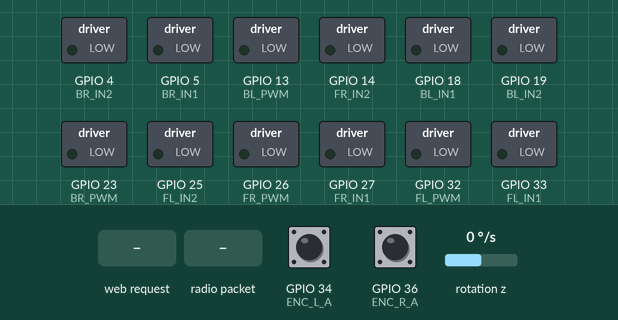
Recording of a sketch running on a simulated ESP32. On the bench: switched loads named in the sketch (green lamp = pin HIGH). Wiring (inferred from the names in the program): MPU-6050 motion sensor at I2C address 0x68. Inputs (shaded band) come from the test bench; at power-on: GPIO 34 (ENC_L_A) HIGH, GPIO 36 (ENC_R_A) HIGH, rotation z 0 °/s. WiFi joins after 1.5 s; servers stay silent unless stated; what the sketch prints to the serial monitor is not drawn.

Above: at 1.9 s.
2.0 s: HTTP request GET /cmd?cmd=forward received
At 2.8 s:
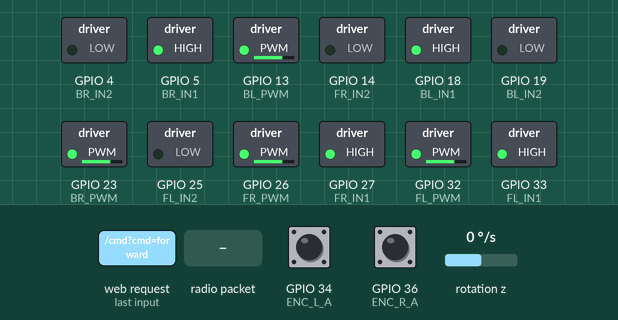
5.0 s: radio packet "forward" arrives
At 5.5 s:
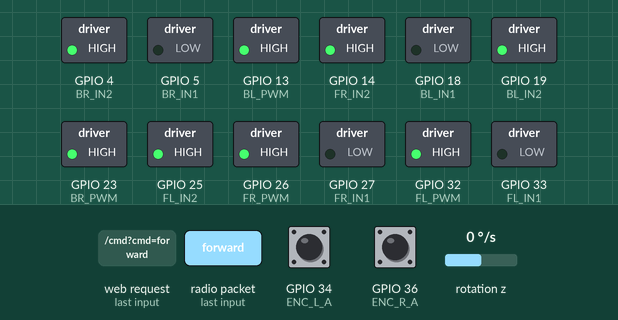
8.0 s: HTTP request GET /cmd?cmd=reverse received
At 8.6 s:
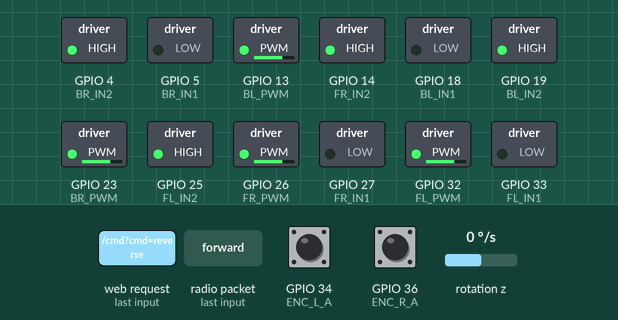
11.0 s: radio packet "reverse" arrives
At 12.2 s:
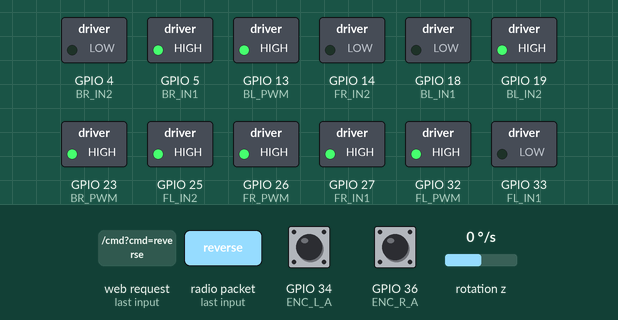
14.0 s: HTTP request GET /cmd?cmd=left received
At 14.3 s:
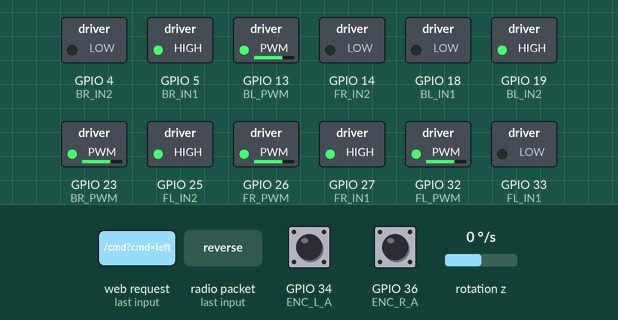
17.0 s: radio packet "manual" arrives
At 18.2 s:
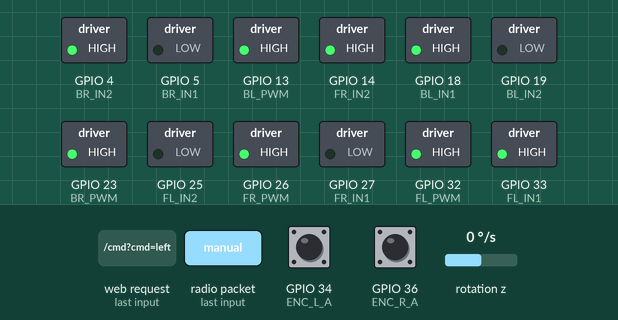
Timing chart, 0 to 20.0 s (numbered marks = the images above; inputs shaded):
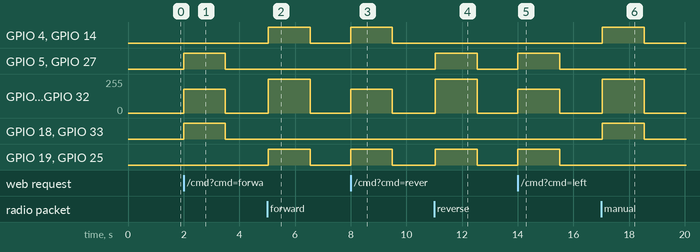

Measured:
- after the input at 2.0 s, GPIO 5 (BR_IN1), GPIO 18 (BL_IN1), GPIO 27 (FR_IN1), GPIO 33 (FL_IN1): LOW → HIGH at once, → LOW 1.5 s later; GPIO 13 (BL_PWM), GPIO 23 (BR_PWM), GPIO 26 (FR_PWM), GPIO 32 (FL_PWM): 0/255 → 179/255 at once, → 0/255 1.5 s later
- after the input at 5.0 s, GPIO 4 (BR_IN2), GPIO 14 (FR_IN2), GPIO 19 (BL_IN2), GPIO 25 (FL_IN2): LOW → HIGH at once, → LOW 1.5 s later; GPIO 13 (BL_PWM), GPIO 23 (BR_PWM), GPIO 26 (FR_PWM), GPIO 32 (FL_PWM): 0/255 → 255/255 at once, → 0/255 1.5 s later
- after the input at 8.0 s, GPIO 4 (BR_IN2), GPIO 14 (FR_IN2), GPIO 19 (BL_IN2), GPIO 25 (FL_IN2): LOW → HIGH at once, → LOW 1.5 s later; GPIO 13 (BL_PWM), GPIO 23 (BR_PWM), GPIO 26 (FR_PWM), GPIO 32 (FL_PWM): 0/255 → 179/255 at once, → 0/255 1.5 s later
- after the input at 11.0 s, GPIO 5 (BR_IN1), GPIO 19 (BL_IN2), GPIO 25 (FL_IN2), GPIO 27 (FR_IN1): LOW → HIGH at once, → LOW 1.5 s later; GPIO 13 (BL_PWM), GPIO 23 (BR_PWM), GPIO 26 (FR_PWM), GPIO 32 (FL_PWM): 0/255 → 255/255 at once, → 0/255 1.5 s later
- after the input at 14.0 s, GPIO 5 (BR_IN1), GPIO 19 (BL_IN2), GPIO 25 (FL_IN2), GPIO 27 (FR_IN1): LOW → HIGH at once, → LOW 1.5 s later; GPIO 13 (BL_PWM), GPIO 23 (BR_PWM), GPIO 26 (FR_PWM), GPIO 32 (FL_PWM): 0/255 → 179/255 at once, → 0/255 1.5 s later
- after the input at 17.0 s, GPIO 4 (BR_IN2), GPIO 14 (FR_IN2), GPIO 18 (BL_IN1), GPIO 33 (FL_IN1): LOW → HIGH at once, → LOW 1.5 s later; GPIO 13 (BL_PWM), GPIO 23 (BR_PWM), GPIO 26 (FR_PWM), GPIO 32 (FL_PWM): 0/255 → 255/255 at once, → 0/255 1.5 s later

The sketch:

roversektch.ino
```cpp
/* =========================================================================
 *  AgYaan — Autonomous Lunar Exploration Rover (Chandrayaan-3 Inspired)
 *  Master Controller Firmware for Dual-Core ESP32 Node
 *
 *  Hardware Configuration:
 *  - 4WD Skid-Steer via Dual TB6612FNG Motor Drivers
 *  - Benewake TF-LiDAR (Hardware UART2: RX2=16, TX2=17, 115200 baud)
 *  - MPU6050 6-DOF IMU (Hardware I2C: SDA=21, SCL=22, 0x68)
 *  - Quadrature Wheel Odometry (330 PPR, 6.5 cm diameter wheels)
 *    * Left: Phase A=34, Phase B=35
 *    * Right: Phase A=36, Phase B=39
 *  - Dual ESP32-CAM Haz-Cams (Port & Starboard MJPEG streams on :81/stream)
 *  - ESP-NOW Peer-to-Peer Teleoperation Receiver (Sub-5ms latency)
 *  - WebServer (WIFI_AP_STA mode) serving AgYaan Command HUD (index.h)
 * ========================================================================= */

#include <WiFi.h>
#include <WebServer.h>
#include <esp_now.h>
#include <Wire.h>
#include "index.h"

// ---------------------------------------------------------------------------
// 1. PIN DEFINITIONS
// ---------------------------------------------------------------------------

// Motor Driver 1 (Front Motors)
#define FL_PWM  32
#define FL_IN1  33
#define FL_IN2  25
#define FR_PWM  26
#define FR_IN1  27
#define FR_IN2  14

// Motor Driver 2 (Back Motors)
#define BL_PWM  13
#define BL_IN1  18
#define BL_IN2  19
#define BR_PWM  23
#define BR_IN1  5
#define BR_IN2  4

// TF-LiDAR (UART2)
#define LIDAR_RX 16
#define LIDAR_TX 17

// MPU6050 IMU (I2C)
#define I2C_SDA  21
#define I2C_SCL  22
#define MPU_ADDR 0x68

// Wheel Encoders (Interrupt Pins)
#define ENC_L_A  34
#define ENC_L_B  35
#define ENC_R_A  36
#define ENC_R_B  39

// Physical Constants
#define WHEEL_DIAMETER_CM  6.5
#define WHEEL_CIRCUM_CM    (3.14159265 * WHEEL_DIAMETER_CM)
#define ENCODER_PPR        330.0
#define WHEEL_BASE_CM      18.0

// PWM Channels (ESP32 LEDC)
#define CH_FL 0
#define CH_FR 1
#define CH_BL 2
#define CH_BR 3
#define PWM_FREQ 5000
#define PWM_RES  8

// ---------------------------------------------------------------------------
// 2. GLOBAL SYSTEM STATE & VOLATILE COUNTERS
// ---------------------------------------------------------------------------

volatile long left_encoder_ticks = 0;
volatile long right_encoder_ticks = 0;

void IRAM_ATTR isr_enc_l() {
    int b = digitalRead(ENC_L_B);
    if (b > 0) left_encoder_ticks++;
    else left_encoder_ticks--;
}

void IRAM_ATTR isr_enc_r() {
    int b = digitalRead(ENC_R_B);
    if (b > 0) right_encoder_ticks++;
    else right_encoder_ticks--;
}

// LiDAR State
HardwareSerial LidarSerial(2);
uint16_t lidar_distance_cm = 0;
uint16_t lidar_strength = 0;

// IMU State
float gyro_z_bias = 0.0;
float current_heading_deg = 0.0;
unsigned long last_imu_time_ms = 0;

// Odometry Pose
float pose_x_cm = 0.0;
float pose_y_cm = 0.0;
long prev_l_ticks = 0;
long prev_r_ticks = 0;

// Operational Modes
enum RoverMode { MODE_MANUAL, MODE_AUTONOMOUS, MODE_SCAN_BYPASS, MODE_FAILSAFE };
RoverMode current_mode = MODE_MANUAL;

// Web Server
WebServer server(80);

// ESP-NOW Joystick Remote Payload
typedef struct struct_message {
    int x;       // 0 to 4095 (Center ~2048)
    int y;       // 0 to 4095 (Center ~2048)
    bool button; // Pressed = true
} struct_message;

struct_message remoteData;
unsigned long last_remote_rx_ms = 0;

// ---------------------------------------------------------------------------
// 3. MOTOR CONTROL PRIMITIVES
// ---------------------------------------------------------------------------

void set_motor_speed(int pwm_pin, int ch, int in1, int in2, int speed) {
    if (speed > 255) speed = 255;
    if (speed < -255) speed = -255;

    if (speed > 0) {
        digitalWrite(in1, HIGH);
        digitalWrite(in2, LOW);
        ledcWrite(ch, speed);
    } else if (speed < 0) {
        digitalWrite(in1, LOW);
        digitalWrite(in2, HIGH);
        ledcWrite(ch, -speed);
    } else {
        digitalWrite(in1, LOW);
        digitalWrite(in2, LOW);
        ledcWrite(ch, 0);
    }
}

void skid_steer(int left_speed, int right_speed) {
    set_motor_speed(FL_PWM, CH_FL, FL_IN1, FL_IN2, left_speed);
    set_motor_speed(BL_PWM, CH_BL, BL_IN1, BL_IN2, left_speed);
    set_motor_speed(FR_PWM, CH_FR, FR_IN1, FR_IN2, right_speed);
    set_motor_speed(BR_PWM, CH_BR, BR_IN1, BR_IN2, right_speed);
}

void stop_motors() {
    skid_steer(0, 0);
}

// ---------------------------------------------------------------------------
// 4. TF-LIDAR PARSER (Non-Blocking Frame Protocol)
// ---------------------------------------------------------------------------

void read_tf_lidar() {
    while (LidarSerial.available() >= 9) {
        if (LidarSerial.read() == 0x59 && LidarSerial.peek() == 0x59) {
            LidarSerial.read(); // consume second 0x59
            uint8_t buf[7];
            LidarSerial.readBytes(buf, 7);

            uint8_t checksum = 0x59 + 0x59;
            for (int i = 0; i < 6; i++) checksum += buf[i];

            if (checksum == buf[6]) {
                lidar_distance_cm = buf[0] + (buf[1] << 8);
                lidar_strength = buf[2] + (buf[3] << 8);
            }
        }
    }
}

// ---------------------------------------------------------------------------
// 5. MPU6050 IMU INTEGRATION & HEADING TRACKING
// ---------------------------------------------------------------------------

void init_mpu6050() {
    Wire.begin(I2C_SDA, I2C_SCL, 400000);
    Wire.beginTransmission(MPU_ADDR);
    Wire.write(0x6B); // PWR_MGMT_1
    Wire.write(0x00); // Wake up MPU6050
    Wire.endTransmission(true);

    // Calibrate stationary gyro bias
    long sum = 0;
    for (int i = 0; i < 200; i++) {
        Wire.beginTransmission(MPU_ADDR);
        Wire.write(0x47); // GYRO_ZOUT_H
        Wire.endTransmission(false);
        Wire.requestFrom((uint8_t)MPU_ADDR, (uint8_t)2, (uint8_t)true);
        if (Wire.available() >= 2) {
            int16_t gz = (Wire.read() << 8) | Wire.read();
            sum += gz;
        }
        delay(3);
    }
    gyro_z_bias = (float)sum / 200.0;
    last_imu_time_ms = millis();
}

void update_imu() {
    unsigned long now = millis();
    float dt = (now - last_imu_time_ms) / 1000.0;
    last_imu_time_ms = now;
    if (dt <= 0.0 || dt > 0.5) return;

    Wire.beginTransmission(MPU_ADDR);
    Wire.write(0x47);
    Wire.endTransmission(false);
    Wire.requestFrom((uint8_t)MPU_ADDR, (uint8_t)2, (uint8_t)true);
    if (Wire.available() >= 2) {
        int16_t raw_gz = (Wire.read() << 8) | Wire.read();
        float gyro_z_deg_s = ((float)raw_gz - gyro_z_bias) / 131.0;

        // ZUPT: Clamping dead-band when parked
        if (abs(gyro_z_deg_s) < 0.25) gyro_z_deg_s = 0.0;

        current_heading_deg += gyro_z_deg_s * dt;
        if (current_heading_deg >= 360.0) current_heading_deg -= 360.0;
        if (current_heading_deg < 0.0) current_heading_deg += 360.0;
    }
}

// ---------------------------------------------------------------------------
// 6. WHEEL ODOMETRY & DEAD RECKONING LOCALIZATION
// ---------------------------------------------------------------------------

void update_odometry() {
    long dl_ticks = left_encoder_ticks - prev_l_ticks;
    long dr_ticks = right_encoder_ticks - prev_r_ticks;
    prev_l_ticks = left_encoder_ticks;
    prev_r_ticks = right_encoder_ticks;

    float dl_cm = (dl_ticks / ENCODER_PPR) * WHEEL_CIRCUM_CM;
    float dr_cm = (dr_ticks / ENCODER_PPR) * WHEEL_CIRCUM_CM;
    float ds_cm = (dl_cm + dr_cm) / 2.0;

    float rad = radians(current_heading_deg);
    pose_x_cm += ds_cm * sin(rad);
    pose_y_cm += ds_cm * cos(rad);
}

// ---------------------------------------------------------------------------
// 7. AUTONOMOUS SCAN-AND-BYPASS ROUTINE
// ---------------------------------------------------------------------------

void handle_autonomous_navigation() {
    // Check for obstacle collision hazard inside 30 cm
    if (lidar_distance_cm > 0 && lidar_distance_cm < 30) {
        // Halt immediately
        stop_motors();
        current_mode = MODE_SCAN_BYPASS;

        // 1. Sector Scan Right
        skid_steer(180, -180);
        delay(350);
        stop_motors();
        delay(100);
        read_tf_lidar();
        int right_clearance = lidar_distance_cm;

        // 2. Sector Scan Left
        skid_steer(-180, 180);
        delay(700);
        stop_motors();
        delay(100);
        read_tf_lidar();
        int left_clearance = lidar_distance_cm;

        // 3. Bypass Flank along widest clearance
        if (right_clearance > left_clearance) {
            skid_steer(180, -180);
            delay(700); // re-aim right
        }
        skid_steer(160, 160);
        delay(600); // advance past obstacle
        stop_motors();

        current_mode = MODE_AUTONOMOUS;
    } else {
        // Forward crawl
        skid_steer(150, 150);
    }
}

// ---------------------------------------------------------------------------
// 8. ESP-NOW JOYSTICK RECV CALLBACK
// ---------------------------------------------------------------------------

void OnDataRecv(const uint8_t * mac, const uint8_t *incomingData, int len) {
    memcpy(&remoteData, incomingData, sizeof(remoteData));
    last_remote_rx_ms = millis();

    // Pushbutton switches mode between MANUAL and AUTONOMOUS
    static bool prev_btn = false;
    if (remoteData.button && !prev_btn) {
        current_mode = (current_mode == MODE_MANUAL) ? MODE_AUTONOMOUS : MODE_MANUAL;
    }
    prev_btn = remoteData.button;

    if (current_mode == MODE_MANUAL) {
        int x = remoteData.x - 2048; // -2048 to +2047
        int y = remoteData.y - 2048;

        // 1000-unit deadzone
        if (abs(x) < 500) x = 0;
        if (abs(y) < 500) y = 0;

        int throttle = map(y, -2048, 2047, -255, 255);
        int steering = map(x, -2048, 2047, -180, 180);

        int left_cmd = throttle + steering;
        int right_cmd = throttle - steering;
        skid_steer(left_cmd, right_cmd);
    }
}

// ---------------------------------------------------------------------------
// 9. WEBSERVER JSON API & PROGMEM HUD
// ---------------------------------------------------------------------------

void handle_root() {
    server.send(200, "text/html", index_html);
}

void handle_telemetry() {
    String json = "{";
    json += "\"mode\":\"" + String(current_mode == MODE_MANUAL ? "MANUAL" : (current_mode == MODE_AUTONOMOUS ? "AUTONOMOUS" : "SCAN_BYPASS")) + "\",";
    json += "\"x_cm\":" + String(pose_x_cm, 1) + ",";
    json += "\"y_cm\":" + String(pose_y_cm, 1) + ",";
    json += "\"heading_deg\":" + String(current_heading_deg, 1) + ",";
    json += "\"lidar_cm\":" + String(lidar_distance_cm) + ",";
    json += "\"lidar_str\":" + String(lidar_strength) + ",";
    json += "\"ticks_l\":" + String(left_encoder_ticks) + ",";
    json += "\"ticks_r\":" + String(right_encoder_ticks) + ",";
    json += "\"uptime_s\":" + String(millis() / 1000);
    json += "}";
    server.sendHeader("Access-Control-Allow-Origin", "*");
    server.send(200, "application/json", json);
}

unsigned long last_web_cmd_ms = 0;

void handle_command() {
    if (server.hasArg("cmd")) {
        String cmd = server.arg("cmd");
        last_web_cmd_ms = millis();
        if (cmd == "forward") skid_steer(180, 180);
        else if (cmd == "reverse") skid_steer(-180, -180);
        else if (cmd == "left") skid_steer(-180, 180);
        else if (cmd == "right") skid_steer(180, -180);
        else if (cmd == "stop") stop_motors();
        else if (cmd == "auto") current_mode = MODE_AUTONOMOUS;
        else if (cmd == "manual") { current_mode = MODE_MANUAL; stop_motors(); }
    }
    server.sendHeader("Access-Control-Allow-Origin", "*");
    server.send(200, "application/json", "{\"status\":\"ok\"}");
}

// ---------------------------------------------------------------------------
// 10. SETUP & MAIN LOOP
// ---------------------------------------------------------------------------

void setup() {
    Serial.begin(115200);
    LidarSerial.begin(115200, SERIAL_8N1, LIDAR_RX, LIDAR_TX);

    // Motor GPIO Configuration
    pinMode(FL_IN1, OUTPUT); pinMode(FL_IN2, OUTPUT);
    pinMode(FR_IN1, OUTPUT); pinMode(FR_IN2, OUTPUT);
    pinMode(BL_IN1, OUTPUT); pinMode(BL_IN2, OUTPUT);
    pinMode(BR_IN1, OUTPUT); pinMode(BR_IN2, OUTPUT);

    // Motor PWM Setup (LEDC)
    ledcSetup(CH_FL, PWM_FREQ, PWM_RES); ledcAttachPin(FL_PWM, CH_FL);
    ledcSetup(CH_FR, PWM_FREQ, PWM_RES); ledcAttachPin(FR_PWM, CH_FR);
    ledcSetup(CH_BL, PWM_FREQ, PWM_RES); ledcAttachPin(BL_PWM, CH_BL);
    ledcSetup(CH_BR, PWM_FREQ, PWM_RES); ledcAttachPin(BR_PWM, CH_BR);
    stop_motors();

    // Encoder Interrupts
    pinMode(ENC_L_A, INPUT_PULLUP); pinMode(ENC_L_B, INPUT_PULLUP);
    pinMode(ENC_R_A, INPUT_PULLUP); pinMode(ENC_R_B, INPUT_PULLUP);
    attachInterrupt(digitalPinToInterrupt(ENC_L_A), isr_enc_l, RISING);
    attachInterrupt(digitalPinToInterrupt(ENC_R_A), isr_enc_r, RISING);

    // Sensors
    init_mpu6050();

    // Networking: Dual Mode AP + Station
    WiFi.mode(WIFI_AP_STA);
    WiFi.softAP("AgYaan_Rover_AP", "isro2026");

    // Optional: Connect to external Wi-Fi / Hotspot (uncomment to connect to venue router)
    // WiFi.begin("YOUR_WIFI_SSID", "YOUR_WIFI_PASSWORD");

    // Initialize ESP-NOW
    if (esp_now_init() == ESP_OK) {
        esp_now_register_recv_cb(esp_now_recv_cb_t(OnDataRecv));
    }

    // HTTP Routes
    server.on("/", handle_root);
    server.on("/telemetry", handle_telemetry);
    server.on("/cmd", handle_command);
    server.begin();

    Serial.println("=================================================");
    Serial.println("  🚀 AgYaan Autonomous Lunar Rover Ready");
    Serial.println("  SoftAP SSID : AgYaan_Rover_AP (Pass: isro2026)");
    Serial.println("  SoftAP IP   : " + WiFi.softAPIP().toString());
    if (WiFi.status() == WL_CONNECTED) {
        Serial.println("  Station IP  : " + WiFi.localIP().toString());
    }
    Serial.println("=================================================");
}

void loop() {
    server.handleClient();
    read_tf_lidar();
    update_imu();
    update_odometry();

    // Failsafe watchdog: Stop motors if neither remote nor web command has been received in 1500ms
    if (current_mode == MODE_MANUAL && (millis() - last_remote_rx_ms > 1500) && (millis() - last_web_cmd_ms > 1500)) {
        stop_motors();
    }

    // Autonomous engine execution
    if (current_mode == MODE_AUTONOMOUS) {
        handle_autonomous_navigation();
    }
}
```

Source omitted: index.h (10772 bytes)
